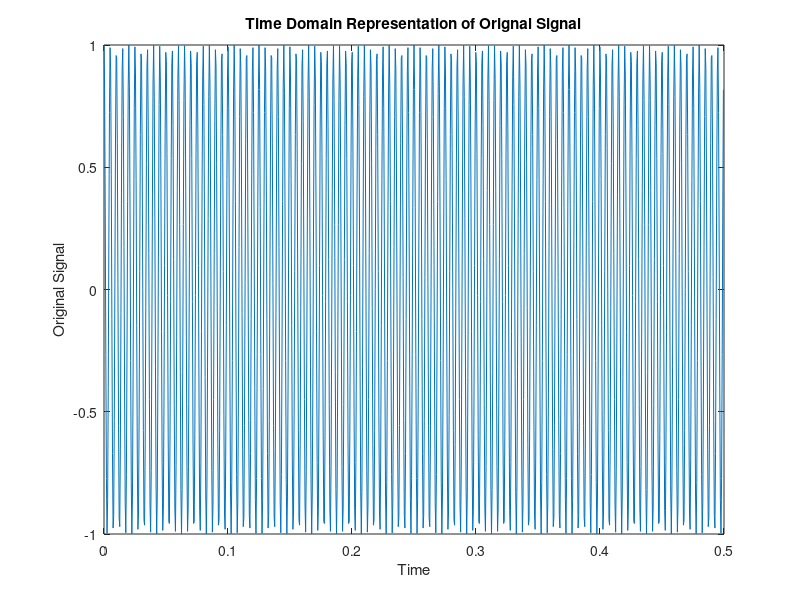
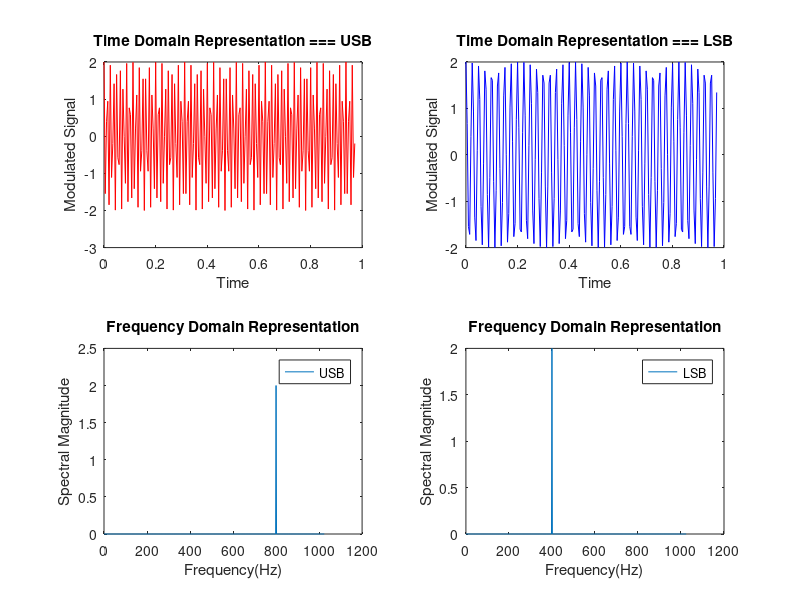
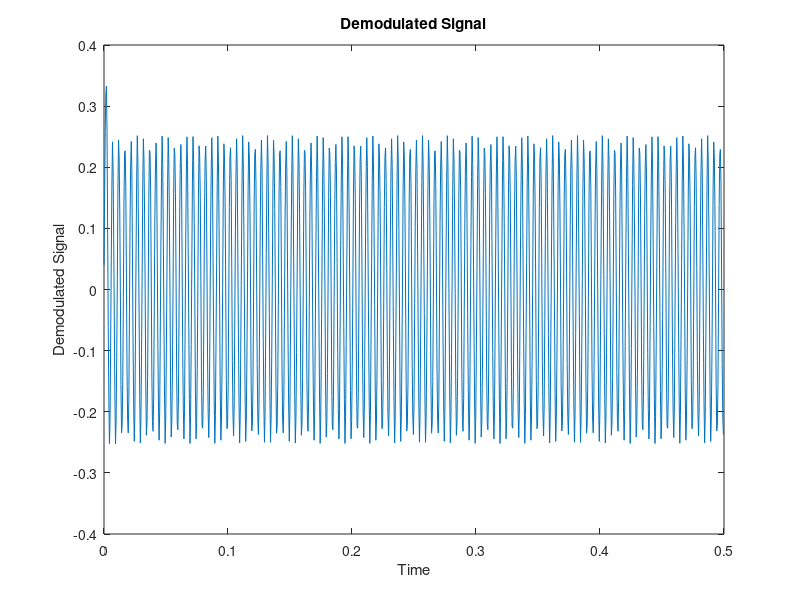
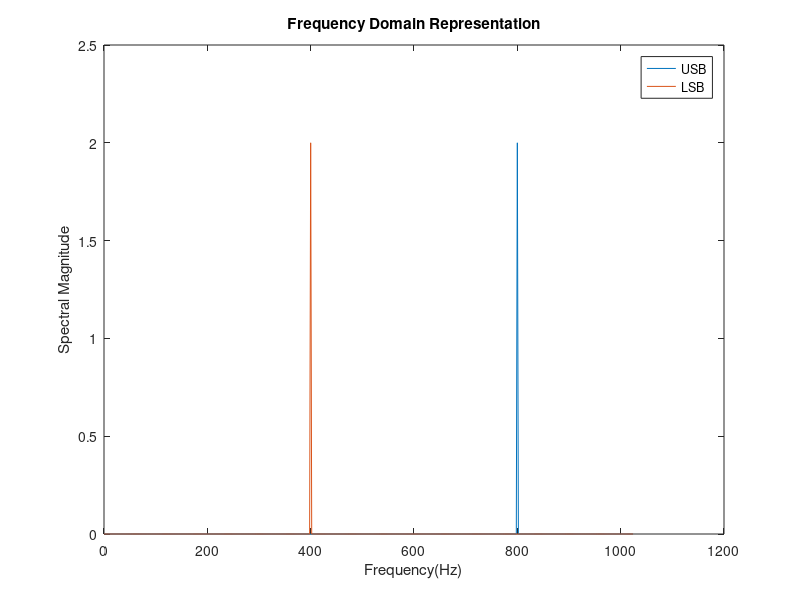

The MATLAB script that drew these images, in order:
%Single SideBand Modulation
%By Naveed Ahmad Chughtai

N = 1024;
fs = 2048;
ts = 1/fs;
%t = (0:ts:1);
t=(0:N-1)/fs;
fc = 600; %Carrier frequency !! Limit fc<800 to avoid freqdomain aliasing
fm1 = 200;
Em1 = 1;

m = Em1*cos(2*pi*fm1*t); %Message
mh = Em1*cos((2*pi*fm1*t)-pi/2); %Hilbert transform of the message signal


sbu = m.*2.*cos(2*pi*fc*t) - mh.*2.*sin(2*pi*fc*t); %Expression for USB SSB
sbl = m.*2.*cos(2*pi*fc*t) + mh.*2.*sin(2*pi*fc*t); %Expression for LSB SSB

SBU = 2/N*abs(fft(sbu)); %Fourier Transform of USB SSB
SBL = 2/N*abs(fft(sbl)); %Fourier Transform of LSB SSB

freq = fs * (0 : N/2) / N; 

close all;
figure(2)
subplot(221);
plot(10*t(1:200),sbu(1:200),'r');%Time Domain Plot of USB SSB
title('Time Domain Representation === USB');
xlabel('Time'); ylabel('Modulated Signal');
subplot(222)
plot(10*t(1:200),sbl(1:200),'b');%Time Domain Plot of LSB SSB
title('Time Domain Representation === LSB');
xlabel('Time'); ylabel('Modulated Signal');

subplot(223);
plot(freq,SBU(1:N/2+1))
title('Frequency Domain Representation');
xlabel('Frequency(Hz)'); ylabel('Spectral Magnitude');
legend('USB');
subplot(224)
plot(freq,SBL(1:N/2+1)); %Frequency domain plot
title('Frequency Domain Representation');
xlabel('Frequency(Hz)'); ylabel('Spectral Magnitude');
legend('LSB');

figure(4)
plot(freq,SBU(1:N/2+1),freq,SBL(1:N/2+1));
title('Frequency Domain Representation');
xlabel('Frequency(Hz)'); ylabel('Spectral Magnitude');
legend('USB','LSB');


%Demodulation:

md=sbu.*cos(2*pi*fc*t); 
[b,a]=butter(2,0.1);
mf=filter(b,a,md);
figure(3)
plot(t,mf)
title('Demodulated Signal');
xlabel('Time'); ylabel('Demodulated Signal');

figure(1);
plot(t,m);
title('Time Domain Representation of Orignal Signal');
xlabel('Time'); ylabel('Original Signal');